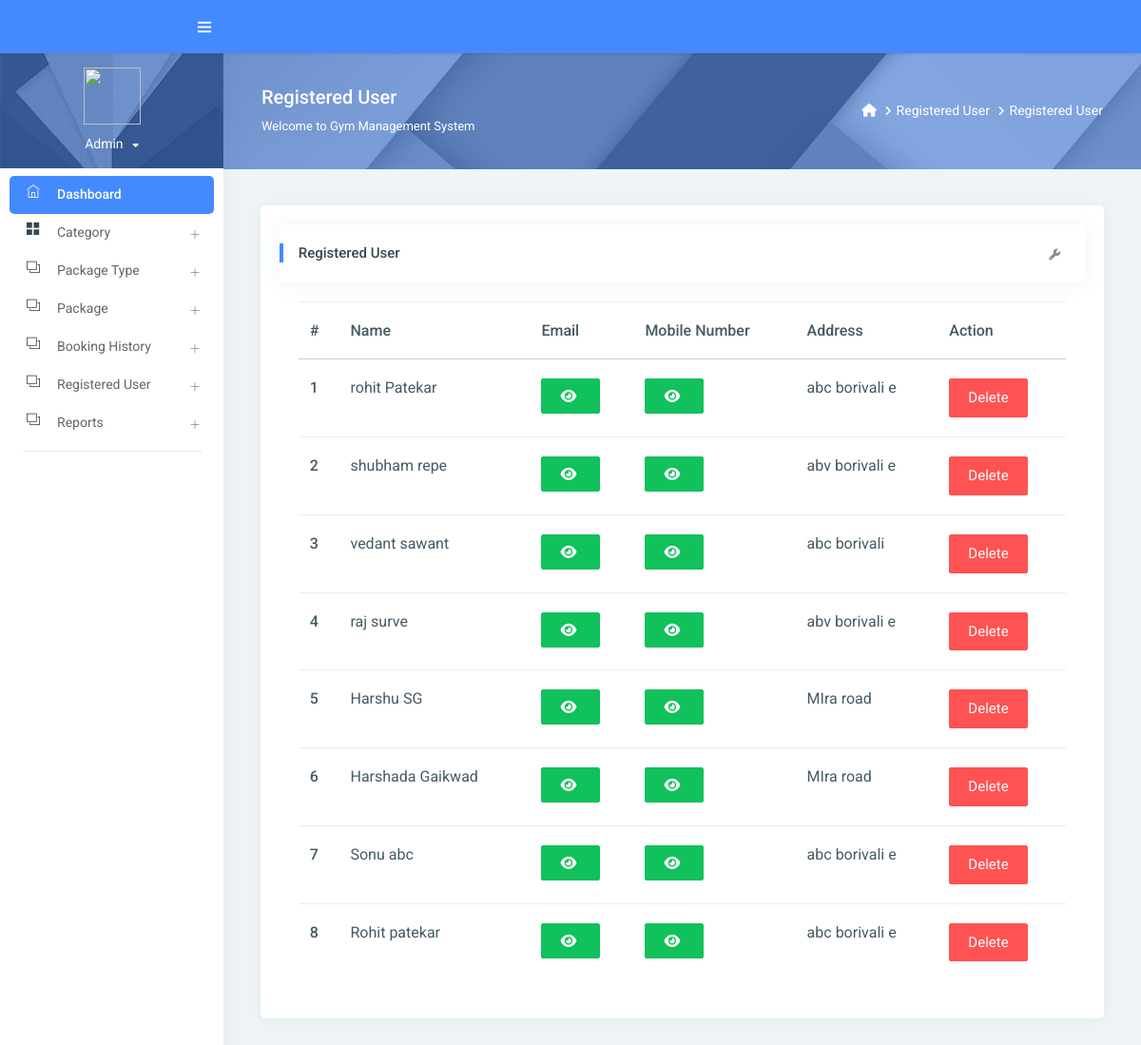
Page /reg_user/ (signed in) on the committed database.
### gym/models.py (models this page shows, shortened)
class Signup(models.Model):
    user = models.ForeignKey(User, on_delete=models.CASCADE, null=True)
    mobile = models.CharField(max_length=15, null=True)
    state = models.CharField(max_length=150, null=True)
    city = models.CharField(max_length=150, null=True)
    address = models.CharField(max_length=200, null=True)
    creationdate = models.DateTimeField(auto_now_add=True)

### gym/views.py (the view)
# urls.py: path('reg_user/', views.reg_user, name="reg_user"),
@login_required(login_url='/admin_login/')
def reg_user(request):
    data = Signup.objects.all()
    d = {'data': data}
    return render(request, "admin/reg_user.html", locals())

### gym/templates/admin/reg_user.html (shortened to what this page needs)
{% extends 'admin_base.html' %}
{% load static %}
{% block main %}
<link rel="stylesheet" href="https://cdnjs.cloudflare.com/ajax/libs/font-awesome/6.2.0/css/all.min.css" />
<div class="page-header">
    <div class="page-block">
        <div class="row align-items-center">
            <div class="col-md-8">
                <div class="page-header-title">
                    <h5 class="m-b-10">Registered User</h5>
                    <p class="m-b-0">Welcome to Gym Management System</p>
                </div>
            </div>
            <div class="col-md-4">
                <ul class="breadcrumb-title">
                    <li class="breadcrumb-item">
                        <a href="{% url 'admin_home' %}"> <i class="fa fa-home"></i> </a>
                    </li>
                    <li class="breadcrumb-item"><a href="">Registered User</a>
                    </li>
                    <li class="breadcrumb-item"><a href="">Registered User</a>
                    </li>
                </ul>
            </div>
        </div>
    </div>
</div>
<div class="pcoded-inner-content">
    <div class="main-body">
        <div class="page-wrapper">
            <div class="page-body">
                <div class="row">
                    <div class="col-md-12">
                        <div class="card">
                            <div class="card-block">
                                <div class="card-header">
                                    <h5> Registered User</h5>
                                    <div class="card-header-right">
                                        <ul class="list-unstyled card-option">
                                            <li><i class="fa fa fa-wrench open-card-option"></i></li>
                                        </ul>
                                    </div>
                                </div>
                                <div class="card-block table-border-style">
                                    <div class="table-responsive">
                                        <table class="table">
                                            <thead>
                                            <tr>
                                                <th>#</th>
                                                <th>Name</th>
                                                <th>Email</th>
                                                <th>Mobile Number</th>
                                                <th>Address</th>
                                                <th>Action</th>
                                            </tr>
                                            </thead>
                                            <tbody>
                                            {% for i in data %}
                                            <tr>
                                                <th scope="row">{{forloop.counter}}</th>
                                                <td>{{i.user.first_name}} {{i.user.last_name}}</td>
                                                 <td><span id="email-{{forloop.counter}}" class="password">{{i.user.username}}</span>
                                                     <button type="button" class="btn btn-success" id="email-btn-{{forloop.counter}}" onclick="togglePassword('email-{{forloop.counter}}', this.id)"><i class="fa fa-eye"></i></button>
                                                 </td>
                                                 <td>
                                                    <button type="button" class="btn btn-success" id="mobile-btn-{{forloop.counter}}" onclick="togglePassword('mobile-{{forloop.counter}}', this.id)"><i class="fa fa-eye"></i></button>
                                                  </td>
                                                <td>{{i.address}}</td>
                                                <td>
                                                    <a href="{% url 'delete_user' i.id %}"
                                                       onclick="return confirm('Are you sure to Delete')"
                                                       class="btn btn-danger">Delete</a>
                                                </td>
                                            </tr>
                                            {% endfor %}
                                            </tbody>
                                        </table>
                                    </div>
                                </div>
                            </div>
                        </div>
                    </div>
                </div>
            </div>
        </div>
    </div>
</div>
{% endblock %}

### gym/templates/admin/reg_user.html (style rules this page uses)
.table-responsive { font-size:11px; }
td { padding:0px; }

### rows in the picture
Signup: user.first_name "rohit", user.last_name "Patekar", address "abc borivali e"
Signup: user.first_name "shubham", user.last_name "repe", address "abv borivali e"
Signup: user.first_name "vedant", user.last_name "sawant", address "abc borivali"
Signup: user.first_name "raj", user.last_name "surve", address "abv borivali e"
Signup: user.first_name "Harshu", user.last_name "SG", address "MIra road"
Signup: user.first_name "Harshada", user.last_name "Gaikwad", address "MIra road"
Signup: user.first_name "Sonu", user.last_name "abc", address "abc borivali e"
Signup: user.first_name "Rohit", user.last_name "patekar", address "abc borivali e"
